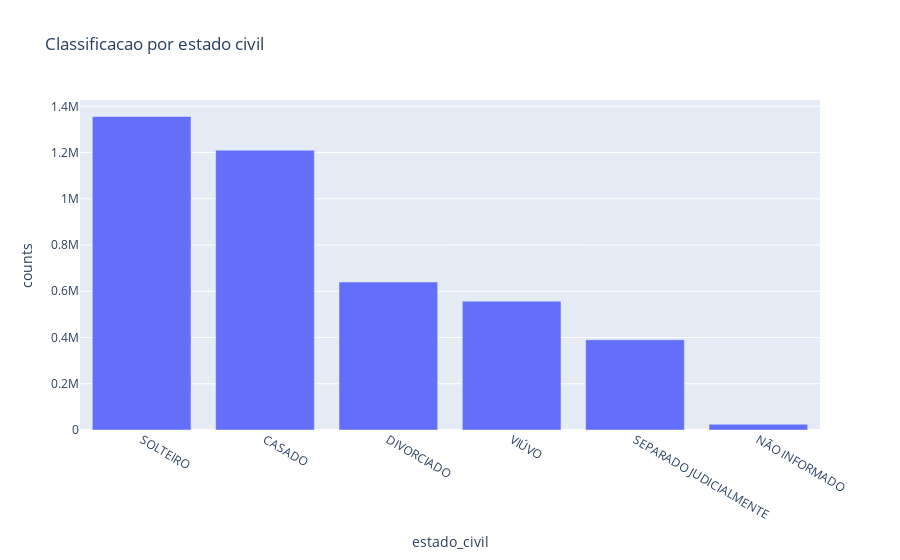

Here is the notebook cell this chart was saved with:
### Code cell
classificacao_estado_civil = df['DS_ESTADO_CIVIL'].value_counts().rename_axis('estado_civil').reset_index(name='counts')

classificacao_estado_civil
fig = px.bar(classificacao_estado_civil, x='estado_civil', y='counts', title='Classificacao por estado civil')
fig.show()

### Figure 1 — Plotly figure (JSON) as saved in the notebook; plotly's stock layout.template omitted (floating-point values rounded to 4 significant figures)
{"data": [{"alignmentgroup": "True", "hovertemplate": "estado_civil=%{x}<br>counts=%{y}<extra></extra>", "legendgroup": "", "marker": {"color": "#636efa", "pattern": {"shape": ""}}, "name": "", "offsetgroup": "", "orientation": "v", "showlegend": false, "textposition": "auto", "type": "bar", "x": ["SOLTEIRO", "CASADO", "DIVORCIADO", "VIÚVO", "SEPARADO JUDICIALMENTE", "NÃO INFORMADO"], "xaxis": "x", "y": [1356039, 1210345, 640162, 557308, 390273, 24855], "yaxis": "y"}], "layout": {"barmode": "relative", "legend": {"tracegroupgap": 0}, "title": {"text": "Classificacao por estado civil"}, "xaxis": {"anchor": "y", "domain": [0, 1], "title": {"text": "estado_civil"}}, "yaxis": {"anchor": "x", "domain": [0, 1], "title": {"text": "counts"}}}}
